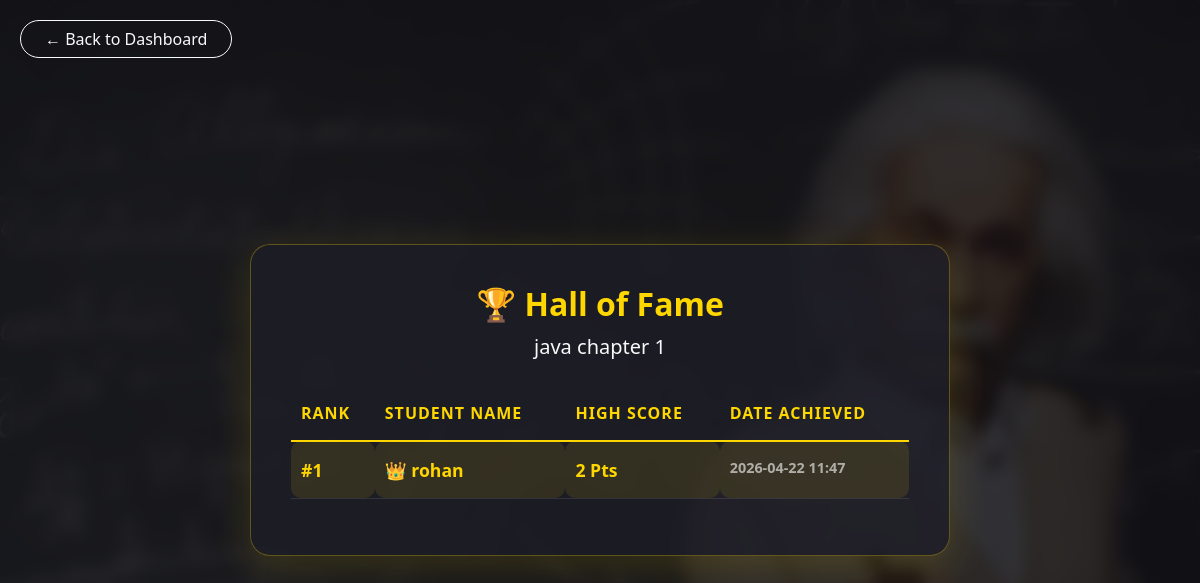
Page /leaderboard/6 (signed in) on the committed database.
### tables this page shows
CREATE TABLE quizzes (
  id INTEGER PRIMARY KEY AUTOINCREMENT,
  category_id INTEGER NOT NULL,
  title TEXT NOT NULL,
  time_limit INTEGER DEFAULT 10,
  FOREIGN KEY (category_id) REFERENCES categories(id)
);

CREATE TABLE users (
  id INTEGER PRIMARY KEY AUTOINCREMENT,
  name TEXT NOT NULL,
  email TEXT UNIQUE NOT NULL,
  password TEXT NOT NULL,
  role TEXT CHECK(role IN ('user','admin')) DEFAULT 'user'
);

### app.py (the view)
@app.route("/leaderboard/<int:quiz_id>")
def leaderboard(quiz_id):
    if "user_id" not in session:
        return redirect("/login")
    db = get_db()
    quiz = db.execute("SELECT title FROM quizzes WHERE id=?", (quiz_id,)).fetchone()
    leaders = db.execute("""
        SELECT u.name, MAX(r.score) as best_score, r.attempted_on
        FROM results r
        JOIN users u ON r.user_id = u.id
        WHERE r.quiz_id = ?
        GROUP BY u.id
        ORDER BY best_score DESC, r.attempted_on ASC
        LIMIT 10
    """, (quiz_id,)).fetchall()
    return render_template("leaderboard.html", leaders=leaders, quiz=quiz)

### db.py (called while the page is built)
def get_db():
    conn = sqlite3.connect("database.db")
    conn.row_factory = sqlite3.Row
    return conn

### templates/leaderboard.html (shortened to what this page needs)
<!doctype html>
<html lang="en">
<head>
<link href="https://cdn.jsdelivr.net/npm/bootstrap@5.3.2/dist/css/bootstrap.min.css" rel="stylesheet">
</head>
<body>
<div style="position: absolute; top: 20px; left: 20px;">
    <a href="/user_dashboard" class="btn btn-outline-light rounded-pill px-4">← Back to Dashboard</a>
</div>
<div class="glass-card text-center">
  <h2 class="fw-bold mb-2" style="color: #ffd700;">🏆 Hall of Fame</h2>
  <p class="text-light mb-4 fs-5">{{ quiz.title }}</p>
  <table class="table table-glass text-start">
    <thead>
      <tr>
        <th>Rank</th>
        <th>Student Name</th>
        <th>High Score</th>
        <th>Date Achieved</th>
      </tr>
    </thead>
    <tbody>
      {% for leader in leaders %}
        <tr class="{% if loop.index == 1 %}rank-1{% endif %}">
          <td>#{{ loop.index }}</td>
          <td>
            {% if loop.index == 1 %}👑 {% endif %}
            {{ leader.name }}
          </td>
          <td>{{ leader.best_score }} Pts</td>
          <td style="color: rgba(255,255,255,0.6) !important; font-size: 0.9em;">
              {{ leader.attempted_on[:16] }}
          </td>
        </tr>
      {% else %}
        <tr>
          <td colspan="4" class="text-center text-muted py-4">No one has taken this exam yet. Be the first!</td>
        </tr>
      {% endfor %}
    </tbody>
  </table>
</div>
</body>
</html>

### rows in the picture
quizzes: title "java chapter 1"
users: name "rohan", best_score "2", attempted_on "2026-04-22 11:47"
